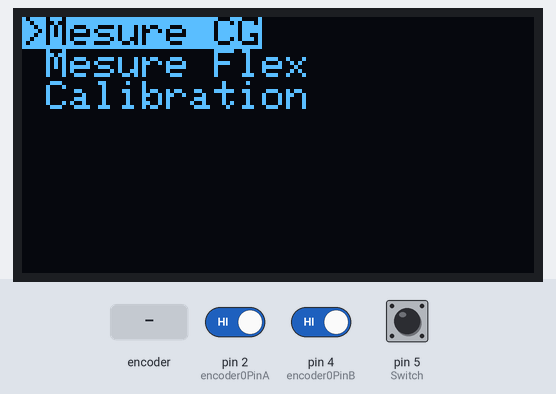
Simulated run of this sketch. Board: Arduino Uno, built with avr-gcc and run on an emulated ATmega328P. Parts: 128×64 one-colour display. Inputs (shaded band) come from the test bench; at power-on: pin 5 (Switch) HIGH, pin 2 (encoder0PinA) HIGH, pin 4 (encoder0PinB) HIGH. What the sketch prints to the serial monitor is not drawn.

Above: at 1.2 s.
1.3 s: pin 5 (Switch) pulled LOW for 0.15 s
At 1.8 s:
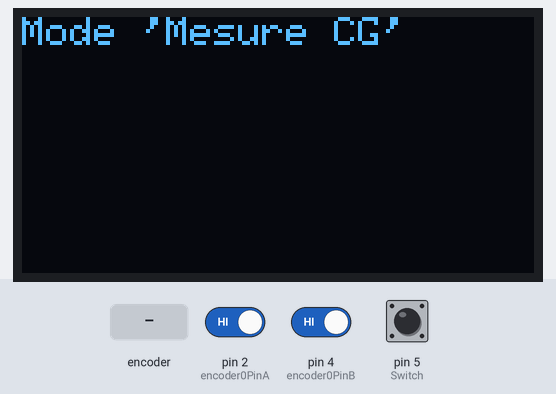
7.4 s: rotary encoder on pin 2 (encoder0PinA) / pin 4 (encoder0PinB) turned 3 steps (first pin leading)
At 9.0 s:
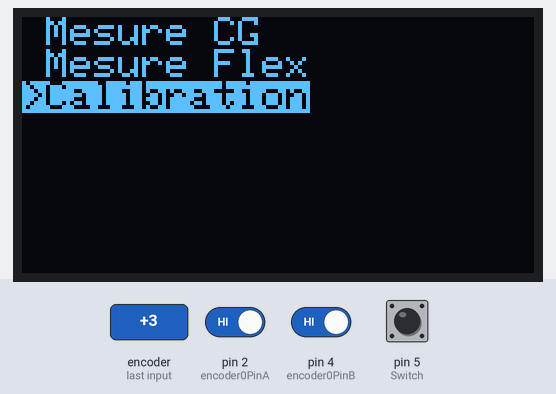
9.5 s: pin 5 (Switch) pulled LOW for 1 s
At 10.4 s:
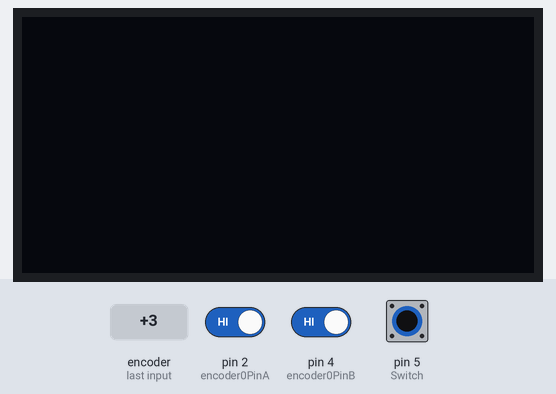
13.5 s: pin 5 (Switch) pulled LOW for 3.2 s
Timing chart, 0 to 16.5 s (numbered marks = the images above; inputs shaded):
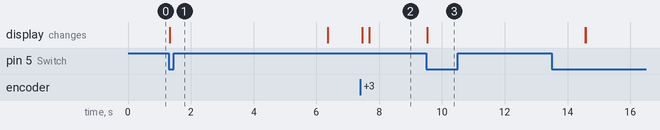

Measured:
- after the input at 1.3 s, the display: changes at once (image 1)
- after the input at 7.4 s, the display: first changes after 0.06 s (image 2 shows a later state)
- after the input at 9.5 s, the display: changes at once (image 3)

The sketch:

Capteur2024V1.0.1.ino
```cpp
#include <SoftwareSerial.h>                 //Module Bluetooth
#include <Adafruit_SSD1306.h>               //Ecran OLED
#include <Adafruit_GFX.h>
#include <SPI.h>                            //Potentiometre MCP41xxx


    // ~~~~~~~~~~~~ Définition des pins ~~~~~~~~~~~~ //

#define ADCPin A0                           // Ampli CG
#define flexPin A1                          // FlexSensor
#define encoder0PinA  2                     // CLK Encodeur KY-040
#define encoder0PinB  4                     // DT Encodeur KY-040
#define Switch 5                            // Switch Encodeur KY-040
#define txPin 7                             // A raccorder au TX du HC-05
#define rxPin 8                             // A raccorder au RX du HC-05
#define csMCpin 10                          // Slave Select du potentiometre

/*
SRD OLED- to analog pin A4
CLK OLED- to analog pin A5
SDI MCP41- to digital pin 11 (MOSI pin)
CLK MCP41- to digital pin 13 (SCK pin)
*/

#define baudrate 9600

    // ~~~~~~~~~~~~ Paramètres de l'écran OLED ~~~~~~~~~~~~ //

#define nombreDePixelsEnLargeur 128         // Largeur de l'écran OLED en pixel
#define nombreDePixelsEnHauteur 64          // Hauteur de l'écran OLED en pixel
#define brocheResetOLED         -1          // Reset de l'OLED partagé avec l'Arduino
#define adresseI2CecranOLED     0x3C        // Adresse I2C de l'écran OLED

int currentMode = 0;                        // Mode actuel du menu
#define NUM_MODES 3                         // Nombre total de modes disponibles
String modeNames[NUM_MODES] = {"Mesure CG", "Mesure Flex", "Calibration"};  // Noms des modes

    // ~~~~~~~~~~~~ Paramètres du potentiomètre digital ~~~~~~~~~~~~ //

const int  maxPositions    = 256;           // wiper can move from 0 to 255 = 256 positions
const long rAB             = 46250;         // 50k pot resistance between terminals A and B,
                                            // mais pour ajuster au multimètre, je mets 46250 : à vérifier
const byte rWiper          = 125;           // 125 ohms pot wiper resistance
const byte pot0            = 0x11;          // pot0 addr // B 0001 0001
const byte pot0Shutdown    = 0x21;          // pot0 shutdown // B 0010 0001

    // ~~~~~~~~~~~~ Paramètres du flexsensor ~~~~~~~~~~~~ //

const float VCC = 5;
const float flexR_DIV = 47000.0;
const float flexflatResistance = 30000.0;
const float flexbendResistance = 1000.0;


volatile unsigned int encoder0Pos = 0; //Initialisation de la position de l'encodeur

SoftwareSerial Bluetooth_Serial(rxPin ,txPin);
Adafruit_SSD1306 ecranOLED(nombreDePixelsEnLargeur, nombreDePixelsEnHauteur, &Wire, brocheResetOLED);


    // ~~~~~~~~~~~~ Paramètres de mesure ~~~~~~~~~~~~//

float Calibre = pow(10,-6);               // Afin d'avoir des Mohms
unsigned long antidelay = 0;              // Eviter le delay
const long interval = 500;                // Cadencement de l'acquisition


    // ~~~~~~~~~~~~ Fonctions ~~~~~~~~~~~~ //

long setPotWiper(int addr, int pos) {   // Fonction permettant de fixer la position du potentiomètre
                                        // Et donc de fixer la valeur de R2. Affiche la postion et la valeur de R2
  pos = constrain(pos, 0, 255);         // On limite les pads de 0 à 255
  digitalWrite(csMCpin, LOW);             // En position LOW, on active le chip select qui nous permet d'écrire
  SPI.transfer(addr);                   // Configurer la position du potentiomètre "addr" sur "pos"
  SPI.transfer(pos);
  digitalWrite(csMCpin, HIGH);            // En position HIGH, on se déconnecte du CS

  long resistanceWB = ((rAB * pos) / maxPositions ) + rWiper; //Formule donnée dans la datasheet liant R2 et les paramètres

  return resistanceWB;
}

void calibration(){             //Fonction permettant de réaliser une calibration de la résistance R2 de l'ampli

  float R2_value;
  float Tension_sortie;         // variable qui stocke la tension en sortie de l'ampli
  int i = 0;
  do
  {
      R2_value = setPotWiper(pot0, i);
      Tension_sortie = ADCPin;
      delay(200); // A vérifier si le delai n'est pas trop court
      i++;
  } while ((/*Ampli A0 */ Tension_sortie <2.5 ) || (i<256)); //On set le potentio à sa valeur min et on récupère la valeur en sortie
                                              //de l'ampli. On répète l'opération pour se rapprocher des 2.5V (au milieu de la gamme de l'arduino)

}

void bluetooth(){                 // A vérifier si important et à mettre dans le loop//
    int i = 0;
	char someChar[32] ={0};
	//when characters arrive over the serial port...

	while (Serial.available()) {
	   do{
		someChar[i++] = Serial.read();
		delay(3);
	   }while (Serial.available() > 0);

	   Bluetooth_Serial.println(someChar);
	   Serial.println(someChar);
	}
	while (Bluetooth_Serial.available()) {
		Serial.print((char)Bluetooth_Serial.read());
	}
}

void doEncoder() {              //Paramètrage de l'encodeur rotatoire
  if (digitalRead(encoder0PinB)==HIGH) {  //On tourne l'encodeur dans le sens anti-trigonométrique. Incrémentation de la position//
    encoder0Pos++;
  } else {                                //On tourne l'encodeur dans le sens trigonométrique. Décrémentation de la position//
    encoder0Pos--;
  }
}

void mesureFlex() {             //Fait la mesure de la résistance et de l'angle du capteur
  int ADCflex = analogRead(flexPin);                          //Read du pin A1 lié au flexsensor
  float Vflex = ADCflex * VCC / 1023.0;                       //Calcul de la tension aux bornes du capteur
  float Rflex = flexR_DIV * (VCC / Vflex - 1.0);                  //Calcul de la résistance du capteur
  Serial.println("Resistance: " + String(Rflex) + " ohms");   //Affichage de la résistance

  float angle = map(Rflex, flexflatResistance, flexbendResistance, 0, 90.0);  //estimation de l'angle de courbure du capteur
  Serial.println("Bend: " + String(angle-21.0)  + " degrees");              //affichage de l'angle de courbure du capteur
  Serial.println();
}

void mesureCapteur() {          //Fait la mesure de la tension du capteur graphite
  float Vgraphite = analogRead(ADCPin) * 5.0/1023.0; // Conversion des incréments digits de 0 à 1023 à une tension entre 0 et 5 volts
  Serial.println("Tension du capteur graphite: " + String(Vgraphite) + "V");

}


void setup() {

  Serial.begin(baudrate); // définition du Baudrate


    // ~~~~~~~~~~~~ Bluetooth HC-05 ~~~~~~~~~~~~ //

  pinMode(rxPin,INPUT);
  pinMode(txPin,OUTPUT);
  Bluetooth_Serial.begin(baudrate);


    // ~~~~~~~~~~~~ Potentiomètre digital MCP ~~~~~~~~~~~~ //

  digitalWrite(csMCpin, HIGH);        // chip select default to de-selected
  pinMode(csMCpin, OUTPUT);           // configure chip select as output
  SPI.begin();


    // ~~~~~~~~~~~~ Ecran OLED ~~~~~~~~~~~~ //

  if(!ecranOLED.begin(SSD1306_SWITCHCAPVCC, adresseI2CecranOLED)){
    Serial.println("Echec de l'initialisation de l'écran OLED");
    while(1);                               // Arrêt du programme (boucle infinie) si échec d'initialisation
  }
  ecranOLED.clearDisplay();           //Effacer le contenu de l'écran OLED
  displayMainMenu();                  //Afficher le Menu principal de l'écran OLED

    // ~~~~~~~~~~~~ FlexSensor ~~~~~~~~~~~~ //

  pinMode(flexPin,INPUT);

    // ~~~~~~~~~~~~ Encodeur rotatoire ~~~~~~~~~~~~ //

  pinMode(encoder0PinA, INPUT);
  digitalWrite(encoder0PinA, HIGH);         //turn on pullup resistor
  pinMode(encoder0PinB, INPUT);
  digitalWrite(encoder0PinB, HIGH);
  attachInterrupt(0, doEncoder, RISING);    //encoder pin on interupt 0 for pin 2
  pinMode(Switch, INPUT_PULLUP);


}


void loop() {

  //bluetooth();                        // Assure la connexion bluetooth
  ChoixDuMenu();

}


  // Gestion des boutons

void ChoixDuMenu(){

  if (digitalRead(encoder0PinB) == LOW) {
    currentMode = (currentMode + 1) % NUM_MODES; // Passage au mode suivant
    displayMainMenu();
    delay(200); // Délai pour éviter les rebonds
  }

  if (digitalRead(Switch) == LOW) {
    // Action à effectuer lors de la sélection (par exemple, passer au sous-menu correspondant)
    // Ici, nous allons simplement afficher le nom du mode sélectionné
    displaySubMenu(currentMode);
    delay(5000); // Délai pour laisser le temps de lire l'affichage
    displayMainMenu(); // Retour au menu principal après la sélection
  }
}

// Fonction pour afficher le menu principal avec les différents modes
void displayMainMenu() {
  ecranOLED.clearDisplay();
  ecranOLED.setTextSize(1);
  ecranOLED.setCursor(0,0);

  // Affichage des noms des modes
  for (int i = 0; i < NUM_MODES; i++) {
    if (i == currentMode) {
      ecranOLED.setTextColor(SSD1306_BLACK, SSD1306_WHITE);
      ecranOLED.print(">");
    } else {
      ecranOLED.setTextColor(SSD1306_WHITE, SSD1306_BLACK);
      ecranOLED.print(" ");
    }
    ecranOLED.println(modeNames[i]);
  }

  ecranOLED.display();
}

// Fonction pour afficher le sous-menu correspondant au mode sélectionné
void displaySubMenu(int mode) {
  ecranOLED.clearDisplay();
  ecranOLED.setTextSize(1);
  ecranOLED.setTextColor(SSD1306_WHITE);
  ecranOLED.setCursor(0,0);

  // Affichage du sous-menu en fonction du mode sélectionné
  switch (mode) {
    case 0:
      ecranOLED.println("Mode 'Mesure CG'");
      Serial.println("mode mesure CG");
      break;
    case 1:
      ecranOLED.println("Mode 'Mesure Flex'");
      delay(200);
      int ADCflex = analogRead(flexPin);                          //Read du pin A1 lié au flexsensor
      float Vflex = ADCflex * VCC / 1023.0;                       //Calcul de la tension aux bornes du capteur
      float Rflex = flexR_DIV * (VCC / Vflex - 1.0);                  //Calcul de la résistance du capteur
      Serial.println("Resistance: " + String(Rflex) + " ohms");   //Affichage de la résistance
      break;
    case 2:
      ecranOLED.println("Mode 'Calibration'");
      ecranOLED.println("...");
      ecranOLED.println("Calibration");
      ecranOLED.println("en cours...");
      break;
    default:
      ecranOLED.println("Invalid Mode");
  }

  ecranOLED.display();
}
```
